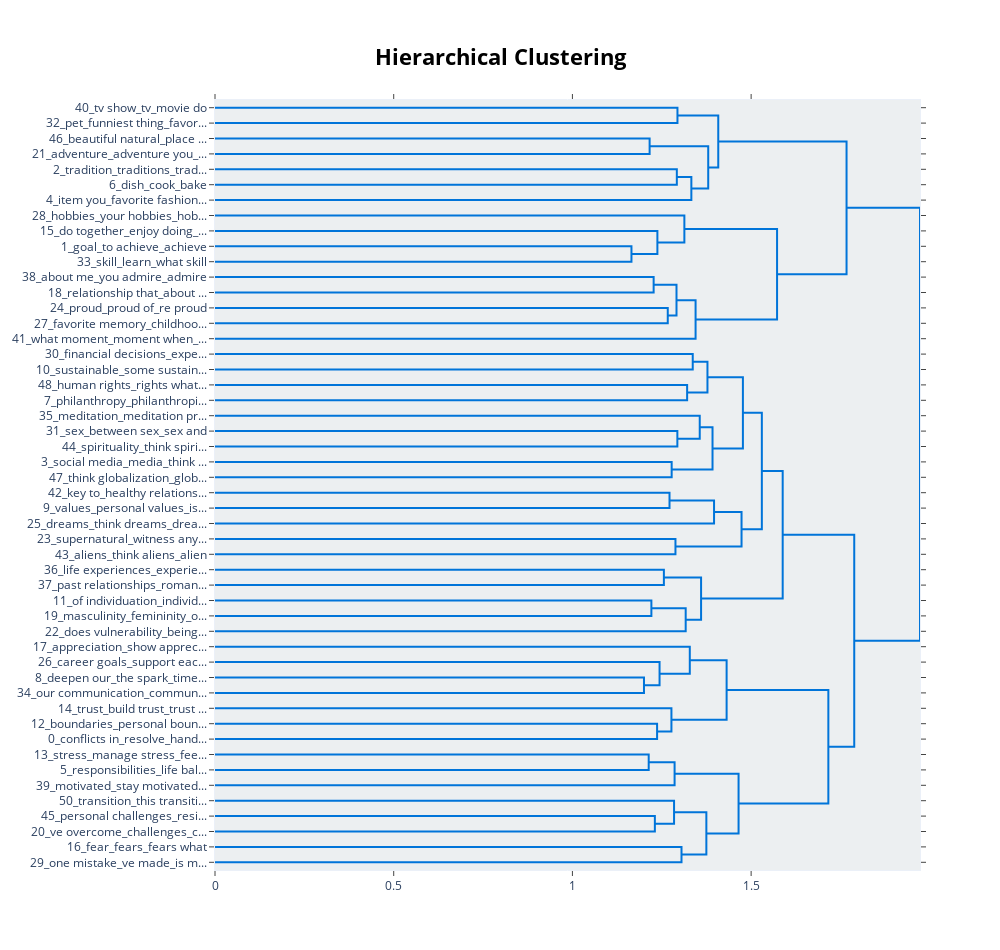

The notebook cell saved with this chart:
### Markdown cell above
## Topic Hierarchies

### Code cell
topic_model.visualize_hierarchy(top_n_topics=50)

### Figure 1 — Plotly figure (JSON) as saved in the notebook; plotly's stock layout.template omitted (floating-point values rounded to 4 significant figures)
{"data": [{"hoverinfo": "text", "marker": {"color": "rgb(0,116,217)"}, "mode": "lines", "type": "scatter", "x": [0, 1.294, 1.294, 0], "xaxis": "x", "y": [-5, -5, -15, -15], "yaxis": "y"}, {"hoverinfo": "text", "marker": {"color": "rgb(0,116,217)"}, "mode": "lines", "type": "scatter", "x": [0, 1.216, 1.216, 0], "xaxis": "x", "y": [-25, -25, -35, -35], "yaxis": "y"}, {"hoverinfo": "text", "marker": {"color": "rgb(0,116,217)"}, "mode": "lines", "type": "scatter", "x": [0, 1.292, 1.292, 0], "xaxis": "x", "y": [-45, -45, -55, -55], "yaxis": "y"}, {"hoverinfo": "text", "marker": {"color": "rgb(0,116,217)"}, "mode": "lines", "type": "scatter", "x": [1.292, 1.333, 1.333, 0], "xaxis": "x", "y": [-50, -50, -65, -65], "yaxis": "y"}, {"hoverinfo": "text", "marker": {"color": "rgb(0,116,217)"}, "mode": "lines", "type": "scatter", "x": [1.216, 1.38, 1.38, 1.333], "xaxis": "x", "y": [-30, -30, -57.5, -57.5], "yaxis": "y"}, {"hoverinfo": "text", "marker": {"color": "rgb(0,116,217)"}, "mode": "lines", "type": "scatter", "x": [1.294, 1.408, 1.408, 1.38], "xaxis": "x", "y": [-10, -10, -43.75, -43.75], "yaxis": "y"}, {"hoverinfo": "text", "marker": {"color": "rgb(0,116,217)"}, "mode": "lines", "type": "scatter", "x": [0, 1.165, 1.165, 0], "xaxis": "x", "y": [-95, -95, -105, -105], "yaxis": "y"}, {"hoverinfo": "text", "marker": {"color": "rgb(0,116,217)"}, "mode": "lines", "type": "scatter", "x": [0, 1.238, 1.238, 1.165], "xaxis": "x", "y": [-85, -85, -100, -100], "yaxis": "y"}, {"hoverinfo": "text", "marker": {"color": "rgb(0,116,217)"}, "mode": "lines", "type": "scatter", "x": [0, 1.313, 1.313, 1.238], "xaxis": "x", "y": [-75, -75, -92.5, -92.5], "yaxis": "y"}, {"hoverinfo": "text", "marker": {"color": "rgb(0,116,217)"}, "mode": "lines", "type": "scatter", "x": [0, 1.227, 1.227, 0], "xaxis": "x", "y": [-115, -115, -125, -125], "yaxis": "y"}, {"hoverinfo": "text", "marker": {"color": "rgb(0,116,217)"}, "mode": "lines", "type": "scatter", "x": [0, 1.267, 1.267, 0], "xaxis": "x", "y": [-135, -135, -145, -145], "yaxis": "y"}, {"hoverinfo": "text", "marker": {"color": "rgb(0,116,217)"}, "mode": "lines", "type": "scatter", "x": [1.227, 1.291, 1.291, 1.267], "xaxis": "x", "y": [-120, -120, -140, -140], "yaxis": "y"}, {"hoverinfo": "text", "marker": {"color": "rgb(0,116,217)"}, "mode": "lines", "type": "scatter", "x": [1.291, 1.345, 1.345, 0], "xaxis": "x", "y": [-130, -130, -155, -155], "yaxis": "y"}, {"hoverinfo": "text", "marker": {"color": "rgb(0,116,217)"}, "mode": "lines", "type": "scatter", "x": [1.313, 1.573, 1.573, 1.345], "xaxis": "x", "y": [-83.75, -83.75, -142.5, -142.5], "yaxis": "y"}, {"hoverinfo": "text", "marker": {"color": "rgb(0,116,217)"}, "mode": "lines", "type": "scatter", "x": [1.408, 1.767, 1.767, 1.573], "xaxis": "x", "y": [-26.88, -26.88, -113.1, -113.1], "yaxis": "y"}, {"hoverinfo": "text", "marker": {"color": "rgb(0,116,217)"}, "mode": "lines", "type": "scatter", "x": [0, 1.337, 1.337, 0], "xaxis": "x", "y": [-165, -165, -175, -175], "yaxis": "y"}, {"hoverinfo": "text", "marker": {"color": "rgb(0,116,217)"}, "mode": "lines", "type": "scatter", "x": [0, 1.321, 1.321, 0], "xaxis": "x", "y": [-185, -185, -195, -195], "yaxis": "y"}, {"hoverinfo": "text", "marker": {"color": "rgb(0,116,217)"}, "mode": "lines", "type": "scatter", "x": [1.337, 1.378, 1.378, 1.321], "xaxis": "x", "y": [-170, -170, -190, -190], "yaxis": "y"}, {"hoverinfo": "text", "marker": {"color": "rgb(0,116,217)"}, "mode": "lines", "type": "scatter", "x": [0, 1.294, 1.294, 0], "xaxis": "x", "y": [-215, -215, -225, -225], "yaxis": "y"}, {"hoverinfo": "text", "marker": {"color": "rgb(0,116,217)"}, "mode": "lines", "type": "scatter", "x": [0, 1.356, 1.356, 1.294], "xaxis": "x", "y": [-205, -205, -220, -220], "yaxis": "y"}, {"hoverinfo": "text", "marker": {"color": "rgb(0,116,217)"}, "mode": "lines", "type": "scatter", "x": [0, 1.278, 1.278, 0], "xaxis": "x", "y": [-235, -235, -245, -245], "yaxis": "y"}, {"hoverinfo": "text", "marker": {"color": "rgb(0,116,217)"}, "mode": "lines", "type": "scatter", "x": [1.356, 1.392, 1.392, 1.278], "xaxis": "x", "y": [-212.5, -212.5, -240, -240], "yaxis": "y"}, {"hoverinfo": "text", "marker": {"color": "rgb(0,116,217)"}, "mode": "lines", "type": "scatter", "x": [1.378, 1.477, 1.477, 1.392], "xaxis": "x", "y": [-180, -180, -226.2, -226.2], "yaxis": "y"}, {"hoverinfo": "text", "marker": {"color": "rgb(0,116,217)"}, "mode": "lines", "type": "scatter", "x": [0, 1.272, 1.272, 0], "xaxis": "x", "y": [-255, -255, -265, -265], "yaxis": "y"}, {"hoverinfo": "text", "marker": {"color": "rgb(0,116,217)"}, "mode": "lines", "type": "scatter", "x": [1.272, 1.396, 1.396, 0], "xaxis": "x", "y": [-260, -260, -275, -275], "yaxis": "y"}, {"hoverinfo": "text", "marker": {"color": "rgb(0,116,217)"}, "mode": "lines", "type": "scatter", "x": [0, 1.288, 1.288, 0], "xaxis": "x", "y": [-285, -285, -295, -295], "yaxis": "y"}, {"hoverinfo": "text", "marker": {"color": "rgb(0,116,217)"}, "mode": "lines", "type": "scatter", "x": [1.396, 1.473, 1.473, 1.288], "xaxis": "x", "y": [-267.5, -267.5, -290, -290], "yaxis": "y"}, {"hoverinfo": "text", "marker": {"color": "rgb(0,116,217)"}, "mode": "lines", "type": "scatter", "x": [1.477, 1.53, 1.53, 1.473], "xaxis": "x", "y": [-203.1, -203.1, -278.8, -278.8], "yaxis": "y"}, {"hoverinfo": "text", "marker": {"color": "rgb(0,116,217)"}, "mode": "lines", "type": "scatter", "x": [0, 1.256, 1.256, 0], "xaxis": "x", "y": [-305, -305, -315, -315], "yaxis": "y"}, {"hoverinfo": "text", "marker": {"color": "rgb(0,116,217)"}, "mode": "lines", "type": "scatter", "x": [0, 1.221, 1.221, 0], "xaxis": "x", "y": [-325, -325, -335, -335], "yaxis": "y"}, {"hoverinfo": "text", "marker": {"color": "rgb(0,116,217)"}, "mode": "lines", "type": "scatter", "x": [1.221, 1.317, 1.317, 0], "xaxis": "x", "y": [-330, -330, -345, -345], "yaxis": "y"}, {"hoverinfo": "text", "marker": {"color": "rgb(0,116,217)"}, "mode": "lines", "type": "scatter", "x": [1.256, 1.36, 1.36, 1.317], "xaxis": "x", "y": [-310, -310, -337.5, -337.5], "yaxis": "y"}, {"hoverinfo": "text", "marker": {"color": "rgb(0,116,217)"}, "mode": "lines", "type": "scatter", "x": [1.53, 1.588, 1.588, 1.36], "xaxis": "x", "y": [-240.9, -240.9, -323.8, -323.8], "yaxis": "y"}, {"hoverinfo": "text", "marker": {"color": "rgb(0,116,217)"}, "mode": "lines", "type": "scatter", "x": [0, 1.2, 1.2, 0], "xaxis": "x", "y": [-375, -375, -385, -385], "yaxis": "y"}, {"hoverinfo": "text", "marker": {"color": "rgb(0,116,217)"}, "mode": "lines", "type": "scatter", "x": [0, 1.244, 1.244, 1.2], "xaxis": "x", "y": [-365, -365, -380, -380], "yaxis": "y"}, {"hoverinfo": "text", "marker": {"color": "rgb(0,116,217)"}, "mode": "lines", "type": "scatter", "x": [0, 1.328, 1.328, 1.244], "xaxis": "x", "y": [-355, -355, -372.5, -372.5], "yaxis": "y"}, {"hoverinfo": "text", "marker": {"color": "rgb(0,116,217)"}, "mode": "lines", "type": "scatter", "x": [0, 1.237, 1.237, 0], "xaxis": "x", "y": [-405, -405, -415, -415], "yaxis": "y"}, {"hoverinfo": "text", "marker": {"color": "rgb(0,116,217)"}, "mode": "lines", "type": "scatter", "x": [0, 1.277, 1.277, 1.237], "xaxis": "x", "y": [-395, -395, -410, -410], "yaxis": "y"}, {"hoverinfo": "text", "marker": {"color": "rgb(0,116,217)"}, "mode": "lines", "type": "scatter", "x": [1.328, 1.431, 1.431, 1.277], "xaxis": "x", "y": [-363.8, -363.8, -402.5, -402.5], "yaxis": "y"}, {"hoverinfo": "text", "marker": {"color": "rgb(0,116,217)"}, "mode": "lines", "type": "scatter", "x": [0, 1.213, 1.213, 0], "xaxis": "x", "y": [-425, -425, -435, -435], "yaxis": "y"}, {"hoverinfo": "text", "marker": {"color": "rgb(0,116,217)"}, "mode": "lines", "type": "scatter", "x": [1.213, 1.286, 1.286, 0], "xaxis": "x", "y": [-430, -430, -445, -445], "yaxis": "y"}, {"hoverinfo": "text", "marker": {"color": "rgb(0,116,217)"}, "mode": "lines", "type": "scatter", "x": [0, 1.231, 1.231, 0], "xaxis": "x", "y": [-465, -465, -475, -475], "yaxis": "y"}, {"hoverinfo": "text", "marker": {"color": "rgb(0,116,217)"}, "mode": "lines", "type": "scatter", "x": [0, 1.284, 1.284, 1.231], "xaxis": "x", "y": [-455, -455, -470, -470], "yaxis": "y"}, {"hoverinfo": "text", "marker": {"color": "rgb(0,116,217)"}, "mode": "lines", "type": "scatter", "x": [0, 1.305, 1.305, 0], "xaxis": "x", "y": [-485, -485, -495, -495], "yaxis": "y"}, {"hoverinfo": "text", "marker": {"color": "rgb(0,116,217)"}, "mode": "lines", "type": "scatter", "x": [1.284, 1.375, 1.375, 1.305], "xaxis": "x", "y": [-462.5, -462.5, -490, -490], "yaxis": "y"}, {"hoverinfo": "text", "marker": {"color": "rgb(0,116,217)"}, "mode": "lines", "type": "scatter", "x": [1.286, 1.465, 1.465, 1.375], "xaxis": "x", "y": [-437.5, -437.5, -476.2, -476.2], "yaxis": "y"}, {"hoverinfo": "text", "marker": {"color": "rgb(0,116,217)"}, "mode": "lines", "type": "scatter", "x": [1.431, 1.716, 1.716, 1.465], "xaxis": "x", "y": [-383.1, -383.1, -456.9, -456.9], "yaxis": "y"}, {"hoverinfo": "text", "marker": {"color": "rgb(0,116,217)"}, "mode": "lines", "type": "scatter", "x": [1.588, 1.788, 1.788, 1.716], "xaxis": "x", "y": [-282.3, -282.3, -420, -420], "yaxis": "y"}, {"hoverinfo": "text", "marker": {"color": "rgb(0,116,217)"}, "mode": "lines", "type": "scatter", "x": [1.767, 1.972, 1.972, 1.788], "xaxis": "x", "y": [-70, -70, -351.2, -351.2], "yaxis": "y"}], "layout": {"autosize": false, "height": 950, "hoverlabel": {"bgcolor": "white", "font": {"family": "Rockwell", "size": 16}}, "hovermode": "closest", "plot_bgcolor": "#ECEFF1", "showlegend": false, "title": {"font": {"color": "Black", "size": 22}, "text": "<b>Hierarchical Clustering</b>", "x": 0.5, "xanchor": "center", "yanchor": "top"}, "width": 1000, "xaxis": {"mirror": "allticks", "rangemode": "tozero", "showgrid": false, "showline": true, "showticklabels": true, "ticks": "outside", "type": "linear", "zeroline": false}, "yaxis": {"mirror": "allticks", "range": [-500, 0], "rangemode": "tozero", "showgrid": false, "showline": true, "showticklabels": true, "tickmode": "array", "ticks": "outside", "ticktext": ["40_tv show_tv_movie do", "32_pet_funniest thing_favor...", "46_beautiful natural_place ...", "21_adventure_adventure you_...", "2_tradition_traditions_trad...", "6_dish_cook_bake", "4_item you_favorite fashion...", "28_hobbies_your hobbies_hob...", "15_do together_enjoy doing_...", "1_goal_to achieve_achieve", "33_skill_learn_what skill", "38_about me_you admire_admire", "18_relationship that_about ...", "24_proud_proud of_re proud", "27_favorite memory_childhoo...", "41_what moment_moment when_...", "30_financial decisions_expe...", "10_sustainable_some sustain...", "48_human rights_rights what...", "7_philanthropy_philanthropi...", "35_meditation_meditation pr...", "31_sex_between sex_sex and", "44_spirituality_think spiri...", "3_social media_media_think ...", "47_think globalization_glob...", "42_key to_healthy relations...", "9_values_personal values_is...", "25_dreams_think dreams_drea...", "23_supernatural_witness any...", "43_aliens_think aliens_alien", "36_life experiences_experie...", "37_past relationships_roman...", "11_of individuation_individ...", "19_masculinity_femininity_o...", "22_does vulnerability_being...", "17_appreciation_show apprec...", "26_career goals_support eac...", "8_deepen our_the spark_time...", "34_our communication_commun...", "14_trust_build trust_trust ...", "12_boundaries_personal boun...", "0_conflicts in_resolve_hand...", "13_stress_manage stress_fee...", "5_responsibilities_life bal...", "39_motivated_stay motivated...", "50_transition_this transiti...", "45_personal challenges_resi...", "20_ve overcome_challenges_c...", "16_fear_fears_fears what", "29_one mistake_ve made_is m..."], "tickvals": [-5, -15, -25, -35, -45, -55, -65, -75, -85, -95, -105, -115, -125, -135, -145, -155, -165, -175, -185, -195, -205, -215, -225, -235, -245, -255, -265, -275, -285, -295, -305, -315, -325, -335, -345, -355, -365, -375, -385, -395, -405, -415, -425, -435, -445, -455, -465, -475, -485, -495], "type": "linear", "zeroline": false}}}
